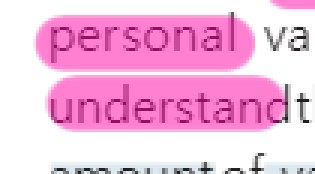
#> input picture 0002.PNG, 105 x 58 px, found by its file name (shown 3 times larger)
$ jupyter execute --allow-errors PTB2.ipynb
#> lines starting #> are read from the running program, lines starting #| are printed output that depends on the picture; after the words box and inside, x2 and y2 are one past the last pixel; in counts of white or black regions, pixels touching at a corner belong together
[cell 1]
import cv2

#핑크 하이라이트 두 개만 크롭
img_crop = cv2.imread('0002.png')
#> img_crop is the input picture: shape (58, 105, 3); mean B, G, R 223.2, 187.4, 242.9
h, w, c = img_crop.shape
#> h = 58; w = 105; c = 3

print(h, w, c)
#| 58 105 3

b_crop, g_crop, r_crop = cv2.split(img_crop)

cv2.imshow('R', r_crop)
cv2.imshow('G', g_crop)
cv2.imshow('B', b_crop)
cv2.waitKey(0)
cv2.destroyAllWindows()

[cell 2]
#원본 크롭 이미지 흑백, 이진화

#트랙바로 임계값 확인
src = cv2.imread('0002.png', cv2.IMREAD_GRAYSCALE)
#> src: shape (58, 105); min 28, max 255, mean 213.3
h, w= src.shape
print(h, w) #empty image?
#| 58 105
src = cv2.resize(src, None, fx=2, fy=2)
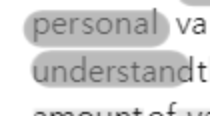
#> src: shape (116, 210); min 49, max 255, mean 213.3

def onChange(val) :
    _, dst = cv2.threshold(src, val, 255, cv2.THRESH_BINARY)
    cv2.imshow('Window', dst)

cv2.namedWindow("Window")
cv2.imshow('Window', src)
cv2.createTrackbar('level', 'Window', 0, 255, onChange)

cv2.waitKey(0)
cv2.destroyAllWindows()

[cell 3]
crop_gray = cv2.cvtColor(img_crop, cv2.COLOR_RGB2GRAY)
ret, binary = cv2.threshold(crop_gray, 188, 255, cv2.THRESH_BINARY_INV)
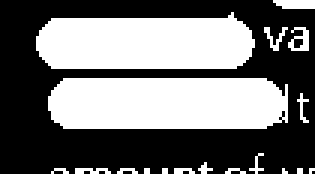
#> binary: shape (58, 105) (shown 3 times larger); 43.9% white; 18 white regions (13 under 20 px), largest, box (x1, y1, x2, y2) and area: (16, 26, 96, 43) 1295, (12, 4, 85, 23) 1176, (91, 0, 105, 3) 38, (96, 9, 103, 17) 32, (88, 9, 96, 17) 23
binary = cv2.bitwise_not(binary)

cv2.imshow('crop_binary', binary)
cv2.waitKey(0)
cv2.destroyAllWindows()

#> (a cell that did not finish here is left out)

[cell 5]
img = cv2.imread('0001.jpg')
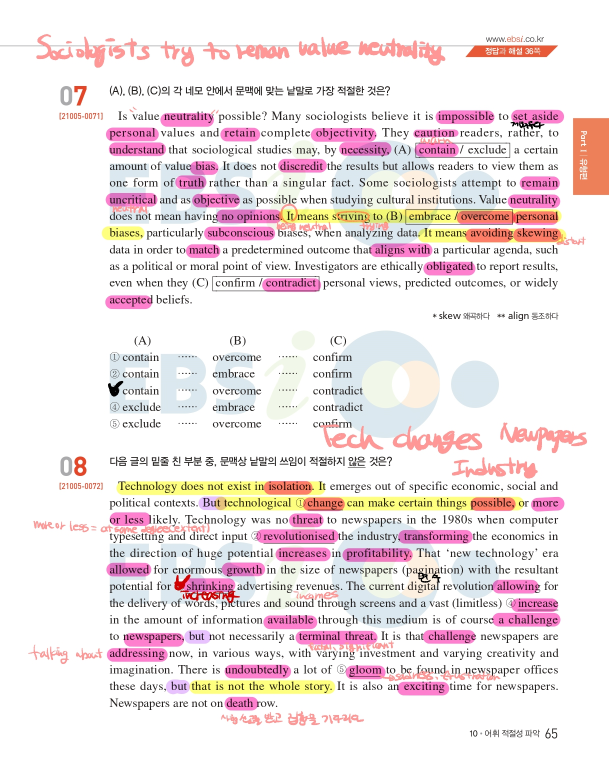
#> input picture 0001.jpg, 1217 x 1536 px (shown at 1/2 size)
#> img is the input picture: shape (1536, 1217, 3); mean B, G, R 230.6, 229.1, 239.5

img_gray = cv2.cvtColor(img, cv2.COLOR_RGB2GRAY)
ret, img_binary = cv2.threshold(img_gray, 188, 255, cv2.THRESH_BINARY_INV)
#> img_binary: shape (1536, 1217); 15.7% white; 1859 white regions (238 under 20 px), largest, box (x1, y1, x2, y2) and area: (0, 68, 1116, 135) 15869, (1146, 236, 1217, 390) 10406, (811, 419, 1117, 450) 5844
img_pink_binary = cv2.bitwise_not(img_binary)

cv2.imshow('img_pink_binary', img_pink_binary)
cv2.waitKey(0)
cv2.destroyAllWindows()

#핑크펜만 블라인드 처리 & 흑백 이미지

[cell 6]
img = cv2.imread('0001.jpg')

b_img, g_img, r_img = cv2.split(img)
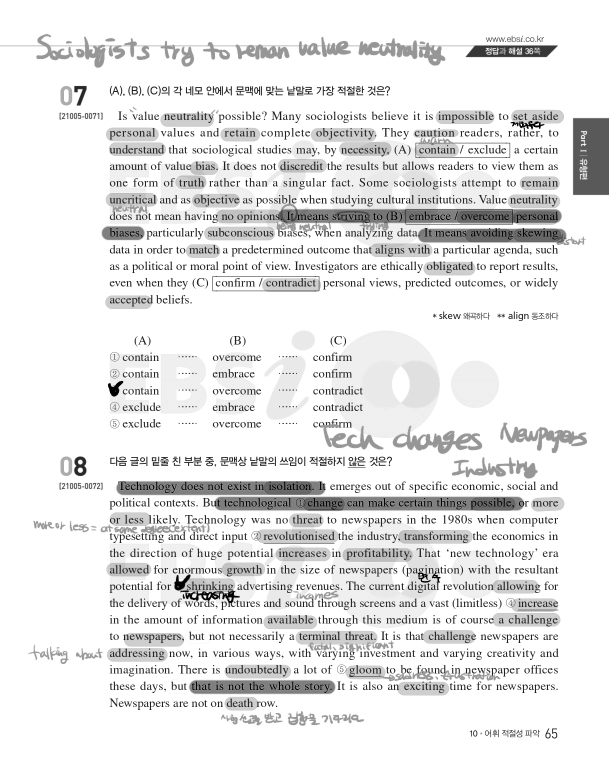
#> b_img: shape (1536, 1217) (shown at 1/2 size); min 0, max 255, mean 230.6
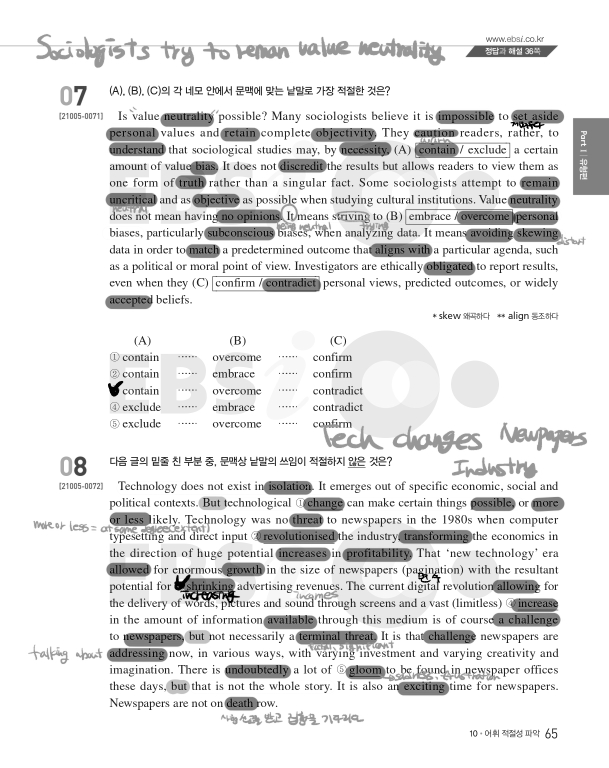
#> g_img: shape (1536, 1217) (shown at 1/2 size); min 0, max 255, mean 229.1
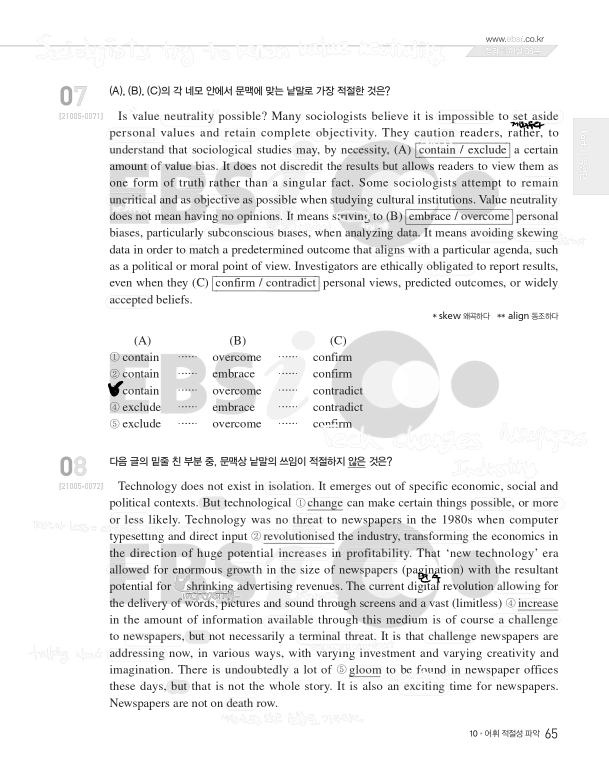
#> r_img: shape (1536, 1217) (shown at 1/2 size); min 0, max 255, mean 239.5

cv2.imshow('R', r_img)
cv2.imshow('G', g_img)
cv2.imshow('B', b_img)
cv2.waitKey(0)
cv2.destroyAllWindows()

[cell 7]
#원본이미지 흑백, 이진화

#트랙바로 임계값 확인
src = b_img
src = cv2.resize(src, None, fx=1, fy=1)

def onChange(val) :
    _, dst = cv2.threshold(src, val, 255, cv2.THRESH_BINARY)
    cv2.imshow('Window', dst)

cv2.namedWindow("Window")
cv2.imshow('Window', src)
cv2.createTrackbar('level', 'Window', 0, 255, onChange)

cv2.waitKey(0)
cv2.destroyAllWindows()

[cell 8]
ret, img_binary = cv2.threshold(b_img, 176, 255, cv2.THRESH_BINARY_INV)
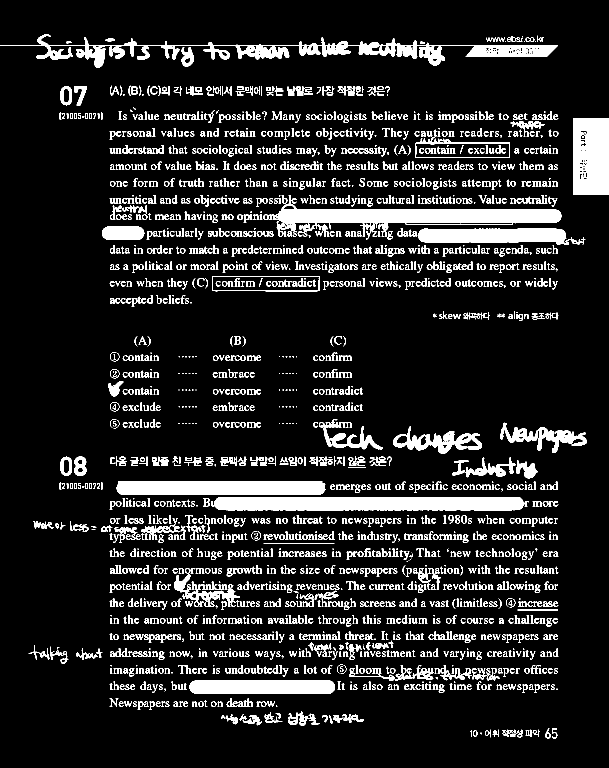
#> img_binary: shape (1536, 1217) (shown at 1/2 size); 12.2% white; 2185 white regions (290 under 20 px), largest, box (x1, y1, x2, y2) and area: (551, 408, 1123, 479) 17200, (422, 994, 1049, 1022) 16488, (0, 68, 1116, 135) 15797
img_yellow_binary = cv2.bitwise_not(img_binary)
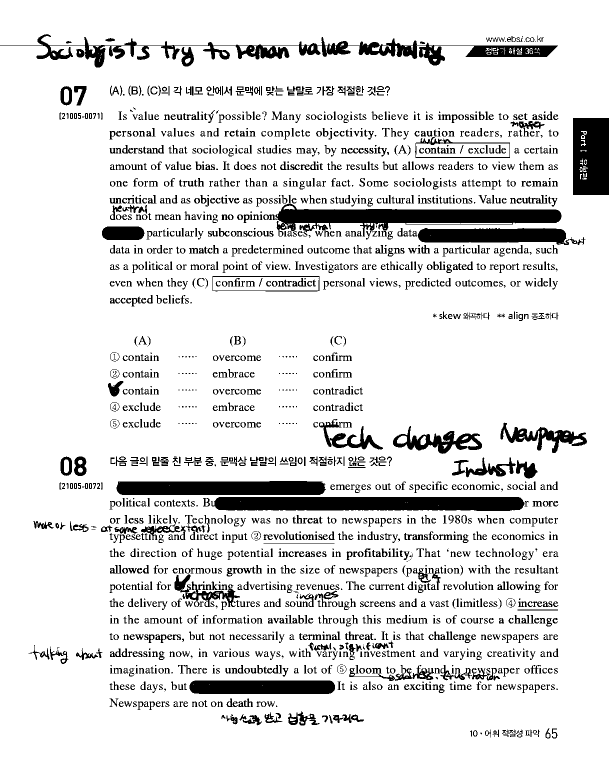
#> img_yellow_binary: shape (1536, 1217) (shown at 1/2 size); 87.8% white; 2185 black regions (290 under 20 px), largest, box (x1, y1, x2, y2) and area: (551, 408, 1123, 479) 17200, (422, 994, 1049, 1022) 16488, (0, 68, 1116, 135) 15797

cv2.imshow('img_yellow_binary', img_yellow_binary)
cv2.waitKey(0)
cv2.destroyAllWindows()

#핑크펜만 블라인드 처리 & 흑백 이미지

[cell 9]
import numpy as np

h, w, c = img.shape
#> h = 1536; w = 1217
src = img

#핑크 지우기를 원하면
#img_pink_binary와 원본 img를 비교해서 (0, 0, 0) 처리
for y in range(220, 620) :  #첫번째 문단
    for x in range(w) :
        if img_pink_binary[y, x] == 0 : #numpy array 비교 np.all
            src.itemset(y, x, 0, 0)
            src.itemset(y, x, 1, 0)
            src.itemset(y, x, 2, 0)
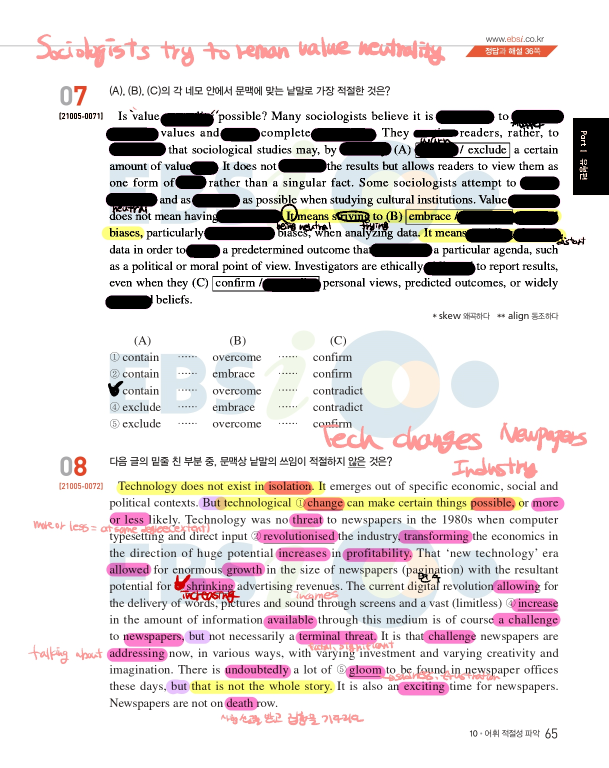
#> src: shape (1536, 1217, 3) (shown at 1/2 size); 6.46% of pixels changed, all inside (x1, y1, x2, y2) = (119, 220, 1217, 618)

for y in range(960, 1420) :  #두번째 문단
    for x in range(w) :
        if img_pink_binary[y, x] == 0 : #numpy array 비교 np.all
            src.itemset(y, x, 0, 0)
            src.itemset(y, x, 1, 0)
            src.itemset(y, x, 2, 0)
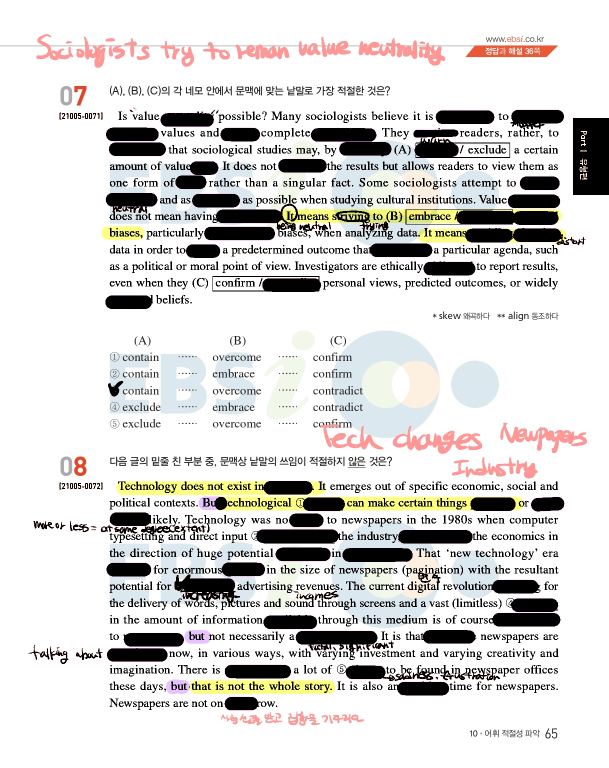
#> src: shape (1536, 1217, 3) (shown at 1/2 size); 6.43% of pixels changed, all inside (x1, y1, x2, y2) = (57, 962, 1129, 1420)

#컬러 이미지에 흑색 블락 처리
cv2.imshow('img_pink_result', src)
cv2.waitKey(0)
cv2.destroyAllWindows()

[cell 10]
cv2.imwrite('0001_result.jpg', src)
#> Out = True
